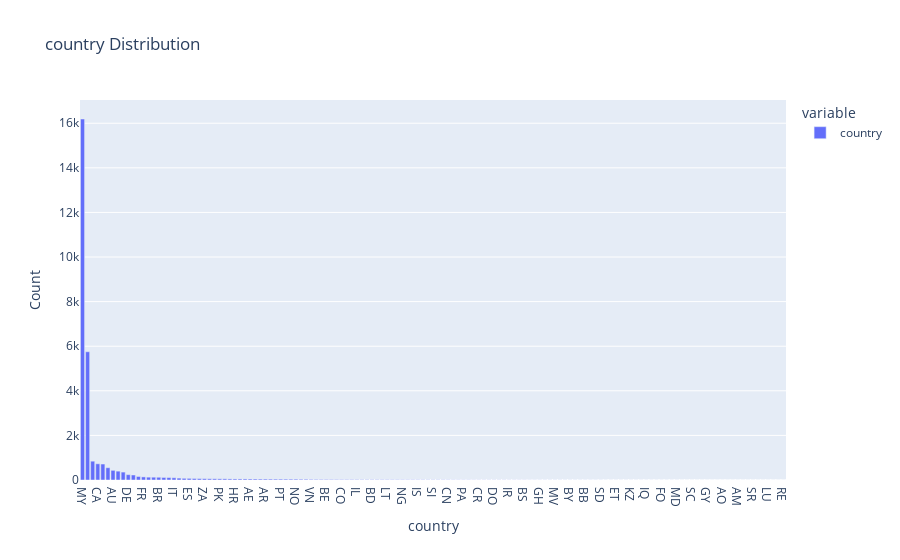

Write notebook code for a chart like this one.
### Code cell
visualize_column_distribution(df_filtered,'country','categorical')

### Figure 1 — Plotly figure (JSON) as saved in the notebook; plotly's stock layout.template omitted (floating-point values rounded to 4 significant figures; data arrays with more than 128 entries replaced by an {"elided": "..."} marker saying what was removed)
{"data": [{"alignmentgroup": "True", "hovertemplate": "variable=country<br>index=%{x}<br>value=%{y}<extra></extra>", "legendgroup": "country", "marker": {"color": "#636efa", "pattern": {"shape": ""}}, "name": "country", "offsetgroup": "country", "orientation": "v", "showlegend": true, "textposition": "auto", "type": "bar", "x": {"elided": "139 str values"}, "xaxis": "x", "y": {"elided": "139 int values"}, "yaxis": "y"}], "layout": {"barmode": "relative", "legend": {"title": {"text": "variable"}, "tracegroupgap": 0}, "title": {"text": "country Distribution"}, "xaxis": {"anchor": "y", "domain": [0, 1], "title": {"text": "country"}}, "yaxis": {"anchor": "x", "domain": [0, 1], "title": {"text": "Count"}}}}
